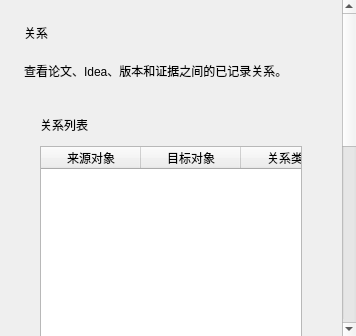
<?xml version="1.0" encoding="UTF-8"?>
<ui version="4.0">
 <class>RelationsPage</class>
 <widget class="QWidget" name="relationsPage">
  <layout class="QVBoxLayout" name="relationsRootVerticalLayout">
   <property name="leftMargin"><number>0</number></property>
   <property name="topMargin"><number>0</number></property>
   <property name="rightMargin"><number>0</number></property>
   <property name="bottomMargin"><number>0</number></property>
   <item>
    <widget class="QScrollArea" name="relationsScrollArea">
     <property name="widgetResizable"><bool>true</bool></property>
     <property name="horizontalScrollBarPolicy"><enum>Qt::ScrollBarAlwaysOff</enum></property>
     <property name="verticalScrollBarPolicy"><enum>Qt::ScrollBarAsNeeded</enum></property>
     <property name="frameShape"><enum>QFrame::NoFrame</enum></property>
     <widget class="QWidget" name="relationsContentWidget">
      <property name="minimumSize"><size><width>0</width><height>780</height></size></property>
      <layout class="QVBoxLayout" name="relationsContentVerticalLayout">
       <property name="leftMargin"><number>24</number></property>
       <property name="topMargin"><number>24</number></property>
       <property name="rightMargin"><number>24</number></property>
       <property name="bottomMargin"><number>24</number></property>
       <property name="spacing"><number>20</number></property>
       <item>
        <widget class="QLabel" name="pageTitleLabel">
         <property name="text"><string>关系</string></property>
        </widget>
       </item>
       <item>
        <widget class="QLabel" name="pageSubtitleLabel">
         <property name="text"><string>查看论文、Idea、版本和证据之间的已记录关系。</string></property>
         <property name="wordWrap"><bool>true</bool></property>
        </widget>
       </item>
       <item>
        <widget class="QFrame" name="relationsCard">
         <property name="card"><bool>true</bool></property>
         <layout class="QVBoxLayout" name="relationsCardVerticalLayout">
          <property name="leftMargin"><number>16</number></property>
          <property name="topMargin"><number>16</number></property>
          <property name="rightMargin"><number>16</number></property>
          <property name="bottomMargin"><number>16</number></property>
          <property name="spacing"><number>12</number></property>
          <item>
           <widget class="QLabel" name="relationsSectionTitleLabel">
            <property name="text"><string>关系列表</string></property>
           </widget>
          </item>
          <item>
           <widget class="QTableWidget" name="relationsTable">
            <property name="minimumSize"><size><width>0</width><height>320</height></size></property>
            <property name="editTriggers"><set>QAbstractItemView::NoEditTriggers</set></property>
            <property name="selectionBehavior"><enum>QAbstractItemView::SelectRows</enum></property>
            <property name="horizontalScrollMode"><enum>QAbstractItemView::ScrollPerPixel</enum></property>
            <property name="showGrid"><bool>false</bool></property>
            <property name="columnCount"><number>6</number></property>
            <property name="rowCount"><number>0</number></property>
            <column><property name="text"><string>来源对象</string></property></column>
            <column><property name="text"><string>目标对象</string></property></column>
            <column><property name="text"><string>关系类型</string></property></column>
            <column><property name="text"><string>Evidence</string></property></column>
            <column><property name="text"><string>状态</string></property></column>
            <column><property name="text"><string>决策入口</string></property></column>
           </widget>
          </item>
          <item>
           <widget class="QLabel" name="relationsEmptyLabel">
            <property name="text"><string>暂无关系。确认版本候选或建立研究记录后，这里会显示只读关系概览。</string></property>
            <property name="wordWrap"><bool>true</bool></property>
           </widget>
          </item>
         </layout>
        </widget>
       </item>
      </layout>
     </widget>
    </widget>
   </item>
  </layout>
 </widget>
 <resources/>
 <connections/>
</ui>
